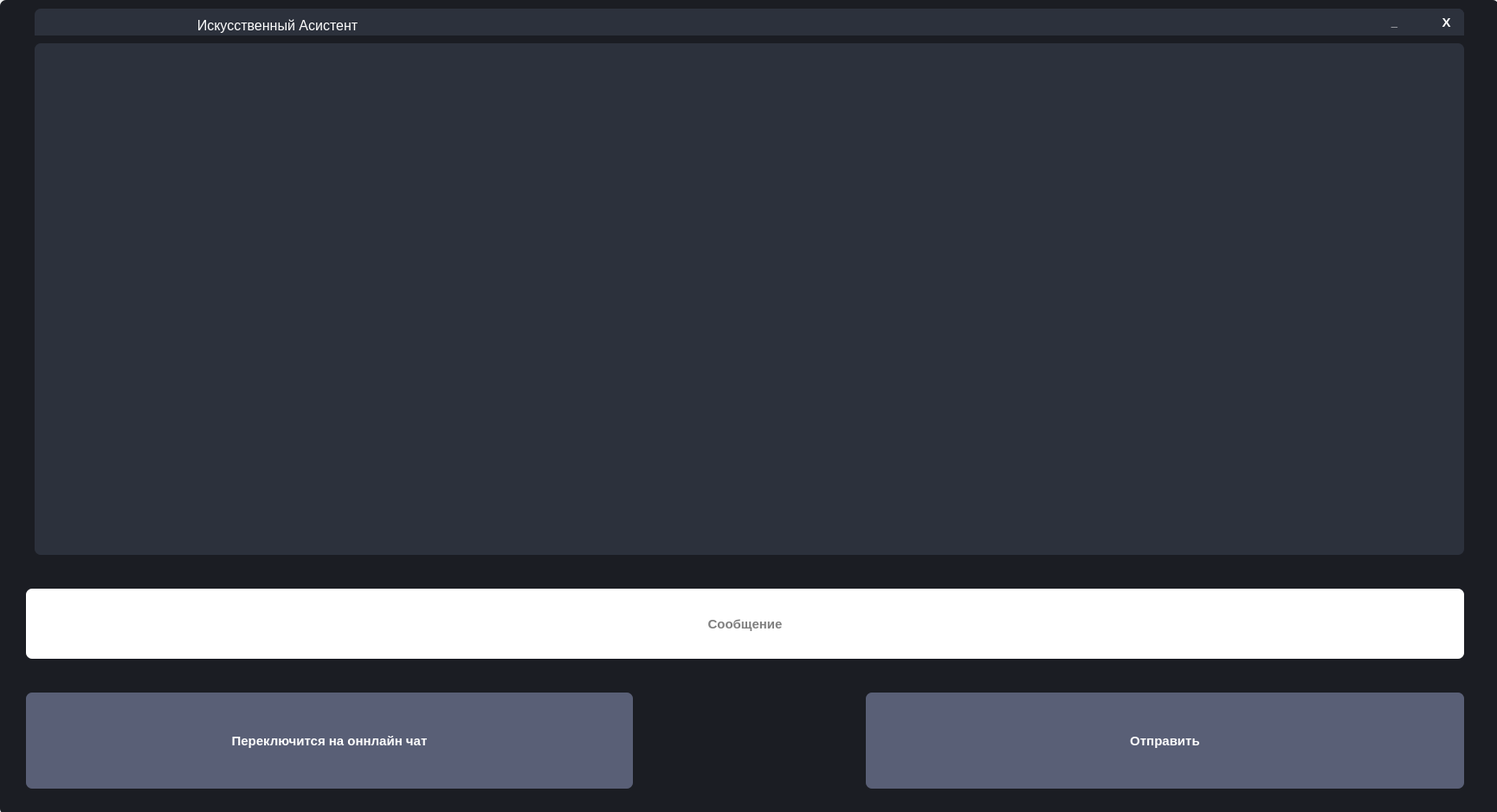
<?xml version="1.0" encoding="UTF-8"?>
<ui version="4.0">
 <class>MainWindow</class>
 <widget class="QMainWindow" name="MainWindow">
  <property name="geometry">
   <rect>
    <x>0</x>
    <y>0</y>
    <width>1729</width>
    <height>938</height>
   </rect>
  </property>
  <property name="windowTitle">
   <string>MainWindow</string>
  </property>
  <widget class="QWidget" name="centralwidget">
   <widget class="QFrame" name="frame">
    <property name="geometry">
     <rect>
      <x>0</x>
      <y>0</y>
      <width>1731</width>
      <height>941</height>
     </rect>
    </property>
    <property name="styleSheet">
     <string notr="true">QFrame{
	border-radius: 7px;
	background-color: #1B1D23;
}</string>
    </property>
    <property name="frameShape">
     <enum>QFrame::StyledPanel</enum>
    </property>
    <property name="frameShadow">
     <enum>QFrame::Raised</enum>
    </property>
    <widget class="QLineEdit" name="lineEdit">
     <property name="geometry">
      <rect>
       <x>30</x>
       <y>680</y>
       <width>1661</width>
       <height>81</height>
      </rect>
     </property>
     <property name="font">
      <font>
       <pointsize>11</pointsize>
       <weight>75</weight>
       <bold>true</bold>
      </font>
     </property>
     <property name="styleSheet">
      <string notr="true">QLineEdit{
	border-radius: 7px;
}</string>
     </property>
     <property name="text">
      <string/>
     </property>
     <property name="alignment">
      <set>Qt::AlignCenter</set>
     </property>
     <property name="placeholderText">
      <string>Сообщение</string>
     </property>
     <property name="clearButtonEnabled">
      <bool>true</bool>
     </property>
    </widget>
    <widget class="QPushButton" name="pushButton">
     <property name="geometry">
      <rect>
       <x>1000</x>
       <y>800</y>
       <width>691</width>
       <height>111</height>
      </rect>
     </property>
     <property name="font">
      <font>
       <pointsize>11</pointsize>
       <weight>75</weight>
       <bold>true</bold>
      </font>
     </property>
     <property name="cursor">
      <cursorShape>PointingHandCursor</cursorShape>
     </property>
     <property name="styleSheet">
      <string notr="true">QPushButton{
	color: white;
	border-radius: 7px;
	background-color: #595F76;
}

QPushButton:hover{
	background-color: #50566E;
}

QPushButton:pressed{
	background-color: #434965;
}</string>
     </property>
     <property name="text">
      <string>Отправить</string>
     </property>
    </widget>
    <widget class="QPushButton" name="pushButton_2">
     <property name="geometry">
      <rect>
       <x>30</x>
       <y>800</y>
       <width>701</width>
       <height>111</height>
      </rect>
     </property>
     <property name="font">
      <font>
       <pointsize>11</pointsize>
       <weight>75</weight>
       <bold>true</bold>
      </font>
     </property>
     <property name="cursor">
      <cursorShape>PointingHandCursor</cursorShape>
     </property>
     <property name="styleSheet">
      <string notr="true">QPushButton{
	color: white;
	border-radius: 7px;
	background-color: #595F76;
}

QPushButton:hover{
	background-color: #50566E;
}

QPushButton:pressed{
	background-color: #434965;
}</string>
     </property>
     <property name="text">
      <string>Переключится на оннлайн чат</string>
     </property>
    </widget>
    <widget class="QFrame" name="frame_3">
     <property name="geometry">
      <rect>
       <x>40</x>
       <y>10</y>
       <width>1651</width>
       <height>31</height>
      </rect>
     </property>
     <property name="styleSheet">
      <string notr="true">QFrame{
	border-bottom-left-radius: 0px;
	border-bottom-right-radius: 0px;
	background-color: #2C313C;
}</string>
     </property>
     <property name="frameShape">
      <enum>QFrame::StyledPanel</enum>
     </property>
     <property name="frameShadow">
      <enum>QFrame::Raised</enum>
     </property>
     <widget class="QPushButton" name="pushButton_3">
      <property name="geometry">
       <rect>
        <x>1610</x>
        <y>0</y>
        <width>41</width>
        <height>31</height>
       </rect>
      </property>
      <property name="font">
       <font>
        <pointsize>11</pointsize>
        <weight>75</weight>
        <bold>true</bold>
       </font>
      </property>
      <property name="cursor">
       <cursorShape>PointingHandCursor</cursorShape>
      </property>
      <property name="styleSheet">
       <string notr="true">QPushButton{
	color: white;
	border: none;
	border-top-right-radius: 7px;
	background-color: #2C313C;
}

QPushButton:hover{
	background-color: #45494D;
}

QPushButton:pressed{
	color: #EA2F4E;
}</string>
      </property>
      <property name="text">
       <string>X</string>
      </property>
     </widget>
     <widget class="QPushButton" name="pushButton_5">
      <property name="geometry">
       <rect>
        <x>1550</x>
        <y>0</y>
        <width>41</width>
        <height>31</height>
       </rect>
      </property>
      <property name="font">
       <font>
        <pointsize>10</pointsize>
        <weight>75</weight>
        <bold>true</bold>
       </font>
      </property>
      <property name="cursor">
       <cursorShape>PointingHandCursor</cursorShape>
      </property>
      <property name="styleSheet">
       <string notr="true">QPushButton{
	color: white;
	border: none;
	border-top-right-radius: 7px;
	background-color: #2C313C;
}

QPushButton:hover{
	background-color: #45494D;
}

QPushButton:pressed{
	color: #EA2F4E;
}</string>
      </property>
      <property name="text">
       <string>_</string>
      </property>
      <property name="default">
       <bool>false</bool>
      </property>
     </widget>
     <widget class="QLabel" name="label">
      <property name="geometry">
       <rect>
        <x>180</x>
        <y>10</y>
        <width>201</width>
        <height>21</height>
       </rect>
      </property>
      <property name="sizePolicy">
       <sizepolicy hsizetype="Preferred" vsizetype="Preferred">
        <horstretch>0</horstretch>
        <verstretch>0</verstretch>
       </sizepolicy>
      </property>
      <property name="styleSheet">
       <string notr="true">QLabel{
	color: white;
	border-radius: 14px;
	font-size: 16px;
}</string>
      </property>
      <property name="text">
       <string>Искусственный Асистент</string>
      </property>
      <property name="textFormat">
       <enum>Qt::AutoText</enum>
      </property>
      <property name="scaledContents">
       <bool>false</bool>
      </property>
      <property name="alignment">
       <set>Qt::AlignHCenter|Qt::AlignTop</set>
      </property>
     </widget>
    </widget>
    <widget class="QListWidget" name="listWidget">
     <property name="geometry">
      <rect>
       <x>40</x>
       <y>50</y>
       <width>1651</width>
       <height>591</height>
      </rect>
     </property>
     <property name="font">
      <font>
       <pointsize>11</pointsize>
       <weight>75</weight>
       <bold>true</bold>
      </font>
     </property>
     <property name="tabletTracking">
      <bool>false</bool>
     </property>
     <property name="autoFillBackground">
      <bool>false</bool>
     </property>
     <property name="styleSheet">
      <string notr="true">color: white;
border-radius: 7px;
background-color: #2C313C;
</string>
     </property>
     <property name="frameShape">
      <enum>QFrame::StyledPanel</enum>
     </property>
     <property name="frameShadow">
      <enum>QFrame::Sunken</enum>
     </property>
     <property name="lineWidth">
      <number>1</number>
     </property>
     <property name="verticalScrollBarPolicy">
      <enum>Qt::ScrollBarAsNeeded</enum>
     </property>
     <property name="horizontalScrollBarPolicy">
      <enum>Qt::ScrollBarAsNeeded</enum>
     </property>
     <property name="sizeAdjustPolicy">
      <enum>QAbstractScrollArea::AdjustIgnored</enum>
     </property>
     <property name="autoScroll">
      <bool>true</bool>
     </property>
     <property name="tabKeyNavigation">
      <bool>false</bool>
     </property>
     <property name="showDropIndicator" stdset="0">
      <bool>true</bool>
     </property>
     <property name="dragDropOverwriteMode">
      <bool>false</bool>
     </property>
     <property name="alternatingRowColors">
      <bool>false</bool>
     </property>
     <property name="verticalScrollMode">
      <enum>QAbstractItemView::ScrollPerItem</enum>
     </property>
     <property name="horizontalScrollMode">
      <enum>QAbstractItemView::ScrollPerItem</enum>
     </property>
     <property name="movement">
      <enum>QListView::Static</enum>
     </property>
     <property name="flow">
      <enum>QListView::TopToBottom</enum>
     </property>
     <property name="isWrapping" stdset="0">
      <bool>false</bool>
     </property>
     <property name="resizeMode">
      <enum>QListView::Fixed</enum>
     </property>
     <property name="layoutMode">
      <enum>QListView::SinglePass</enum>
     </property>
     <property name="viewMode">
      <enum>QListView::ListMode</enum>
     </property>
     <property name="uniformItemSizes">
      <bool>false</bool>
     </property>
     <property name="wordWrap">
      <bool>false</bool>
     </property>
     <property name="selectionRectVisible">
      <bool>false</bool>
     </property>
     <property name="sortingEnabled">
      <bool>false</bool>
     </property>
    </widget>
    <widget class="QPushButton" name="pushButton_4">
     <property name="geometry">
      <rect>
       <x>1540</x>
       <y>680</y>
       <width>141</width>
       <height>81</height>
      </rect>
     </property>
     <property name="font">
      <font>
       <pointsize>11</pointsize>
       <weight>75</weight>
       <bold>true</bold>
      </font>
     </property>
     <property name="cursor">
      <cursorShape>PointingHandCursor</cursorShape>
     </property>
     <property name="styleSheet">
      <string notr="true">QPushButton{
	color: white;
	border: none;
	border-top-right-radius: 7px;
	background-color: #ffffff;
}

QPushButton:hover{
	background-color: #45494D;
}

QPushButton:pressed{
	color: #EA2F4E;
}</string>
     </property>
     <property name="text">
      <string/>
     </property>
        <property name="icon">
    <iconset resource="icon.png">
        <normaloff>C:\Users\home\PycharmProjects\AI_FOR_GOS\icon.png</normaloff>
    </iconset>
       </property>
     <property name="iconSize">
      <size>
       <width>30</width>
       <height>30</height>
      </size>
     </property>
    </widget>
   </widget>
  </widget>
 </widget>
 <resources>
  <include location="sourse.qrc"/>
 </resources>
 <connections/>
</ui>
